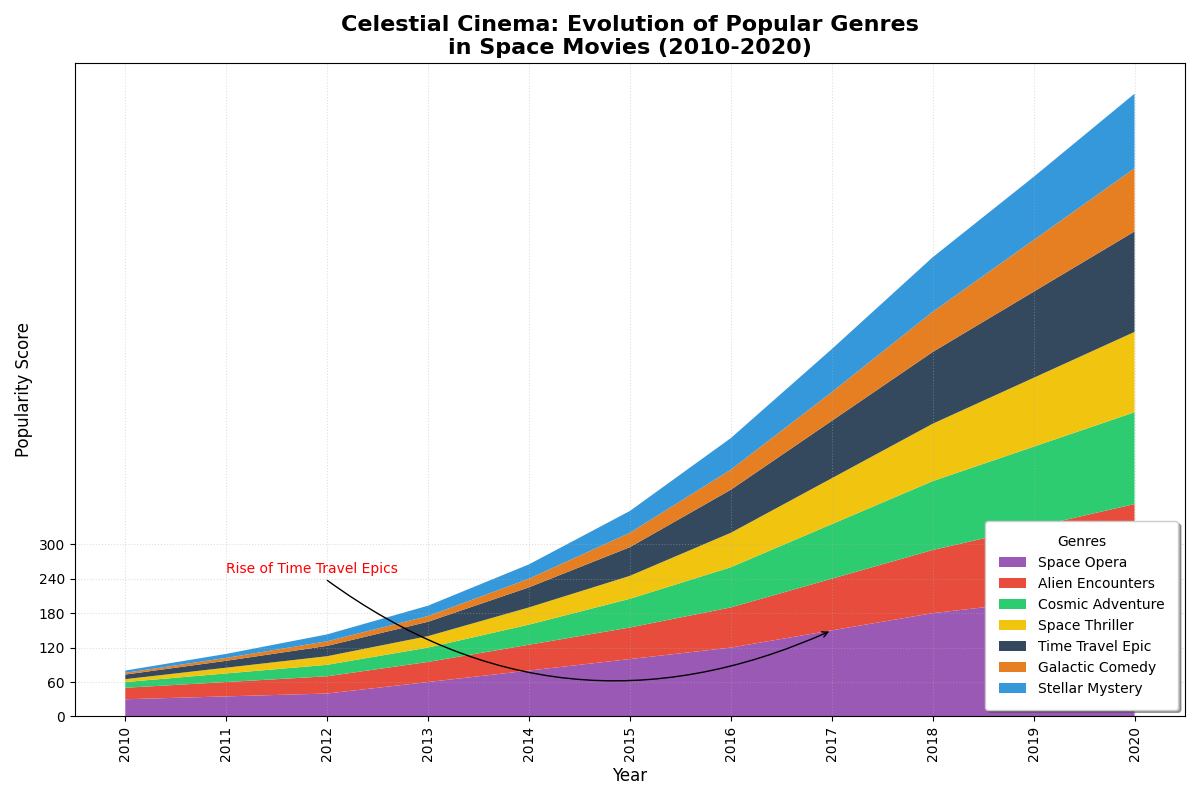

The script that drew this image:
import matplotlib.pyplot as plt
import numpy as np

years = np.arange(2010, 2021)

space_opera = np.array([30, 35, 40, 60, 80, 100, 120, 150, 180, 200, 220])
alien_encounters = np.array([20, 25, 30, 35, 45, 55, 70, 90, 110, 130, 150])
cosmic_adventure = np.array([10, 15, 20, 25, 35, 50, 70, 95, 120, 140, 160])
space_thriller = np.array([5, 10, 15, 20, 30, 40, 60, 80, 100, 120, 140])
time_travel_epic = np.array([8, 12, 18, 25, 35, 50, 75, 100, 125, 150, 175])

# New made-up genres
galactic_comedy = np.array([3, 5, 8, 10, 15, 25, 35, 50, 70, 90, 110])
stellar_mystery = np.array([4, 7, 12, 18, 25, 38, 55, 75, 95, 110, 130])

genre_data = np.vstack([
    space_opera, 
    alien_encounters, 
    cosmic_adventure, 
    space_thriller, 
    time_travel_epic,
    galactic_comedy,
    stellar_mystery
])

colors = ['#9b59b6', '#e74c3c', '#2ecc71', '#f1c40f', '#34495e', '#e67e22', '#3498db']

fig, ax = plt.subplots(figsize=(12, 8))

ax.stackplot(years, genre_data, labels=[
    'Space Opera', 
    'Alien Encounters', 
    'Cosmic Adventure', 
    'Space Thriller', 
    'Time Travel Epic',
    'Galactic Comedy',
    'Stellar Mystery'
], colors=colors, linewidth=1.5, linestyles='-.')

ax.set_title('Celestial Cinema: Evolution of Popular Genres\nin Space Movies (2010-2020)', fontsize=16, fontweight='bold')
ax.set_xlabel('Year', fontsize=12)
ax.set_ylabel('Popularity Score', fontsize=12)

ax.legend(loc='lower right', fontsize=10, title='Genres', frameon=True, shadow=True, borderpad=1)

ax.grid(linestyle=':', alpha=0.4)

plt.xticks(years, rotation=90)
plt.yticks(np.arange(0, 301, 60))

ax.annotate('Rise of Time Travel Epics', xy=(2017, 150), xytext=(2011, 250),
            arrowprops=dict(facecolor='grey', arrowstyle='->', connectionstyle='arc3,rad=.3'), fontsize=10, color='red')

plt.tight_layout()

plt.show()
